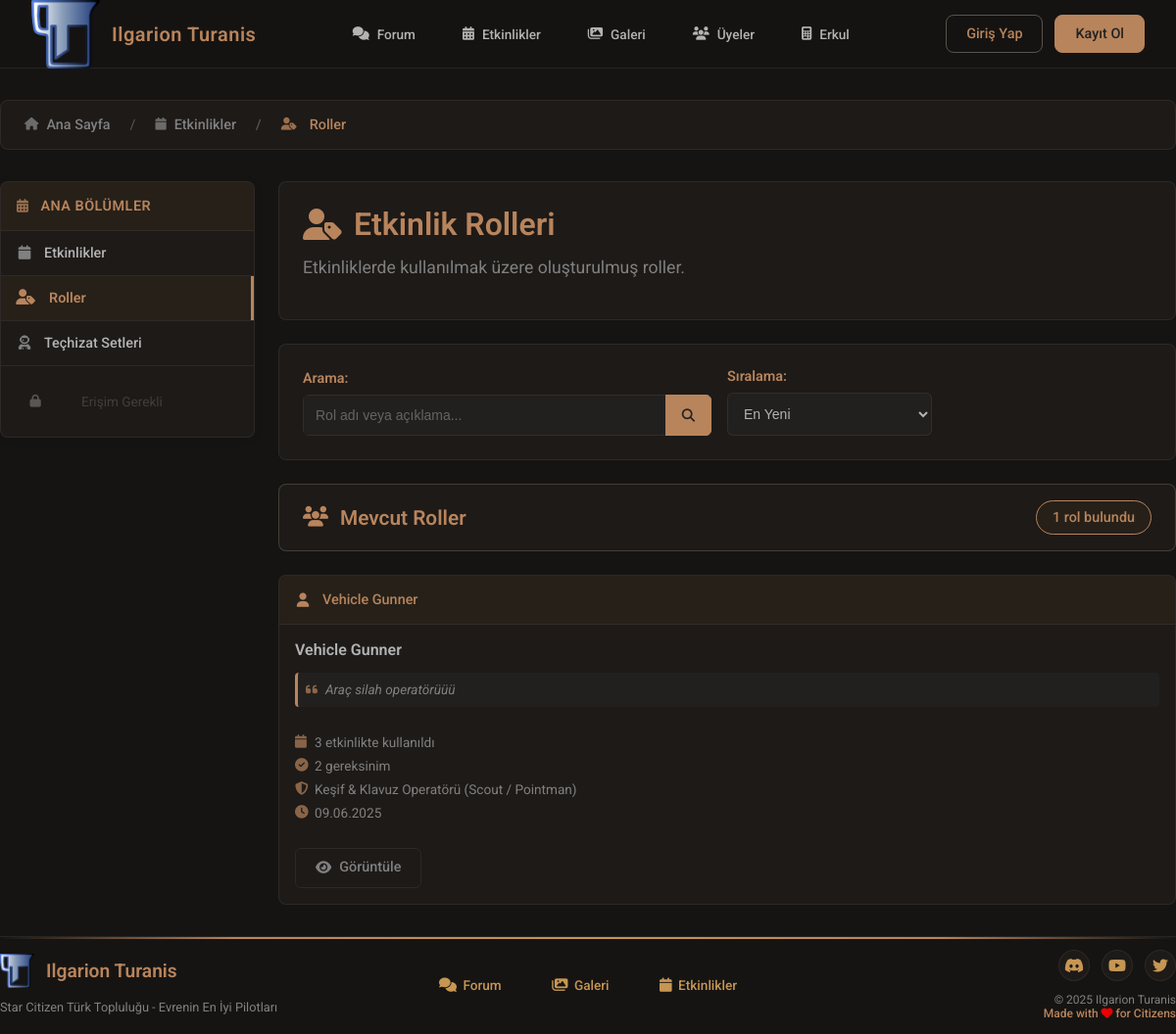
The page /events/roles/index.php on the database as committed earlier.
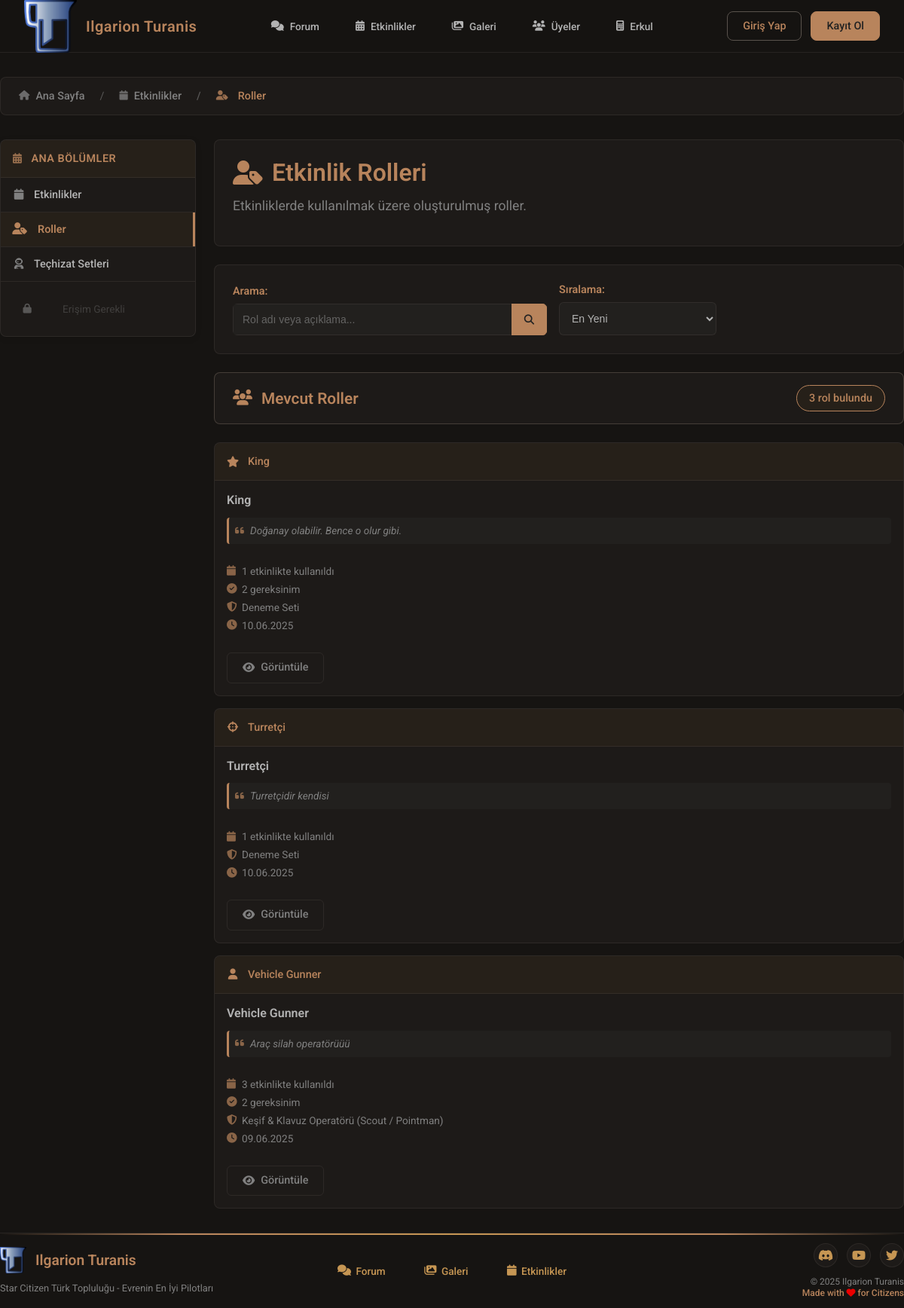
The same page on the database as committed later.
### tables this page shows
CREATE TABLE `event_roles` (
  `id` int(11) NOT NULL,
  `role_name` varchar(100) NOT NULL,
  `role_description` text DEFAULT NULL,
  `role_icon` varchar(50) DEFAULT NULL COMMENT 'Font Awesome icon class',
  `suggested_loadout_id` int(11) DEFAULT NULL COMMENT 'Önerilen loadout set ID',
  `created_at` timestamp NOT NULL DEFAULT current_timestamp()
);

CREATE TABLE `loadout_sets` (
  `id` int(11) NOT NULL,
  `user_id` int(11) NOT NULL COMMENT 'Seti oluşturan veya setin atandığı kullanıcı IDsi',
  `set_name` varchar(255) NOT NULL,
  `set_description` text DEFAULT NULL,
  `set_image_path` varchar(255) DEFAULT NULL COMMENT 'Kullanıcının yüklediği komple set görseli',
  `visibility` enum('public','members_only','faction_only','private') NOT NULL DEFAULT 'private' COMMENT 'Setin görünürlük seviyesi',
  `status` enum('draft','published','archived') NOT NULL DEFAULT 'draft' COMMENT 'Setin yayın durumu',
  `created_at` timestamp NOT NULL DEFAULT current_timestamp(),
  `updated_at` timestamp NULL DEFAULT NULL ON UPDATE current_timestamp()
);

### events/roles/index.php (the view, shortened to what the changed rows need)
<?php
require_once BASE_PATH . '/src/functions/sql_security_functions.php';
require_once '../includes/events_layout.php';
$is_logged_in = false;
if (isset($_SESSION['user_id'])) {
    check_user_session_validity();
    $current_user_id = $_SESSION['user_id'];
    $is_logged_in = true;
    $is_approved = is_user_approved();
} else {
    $is_approved = false;
}
$search = trim($_GET['search'] ?? '');
$sort = $_GET['sort'] ?? 'newest';
$page = max(1, (int)($_GET['page'] ?? 1));
$per_page = 12;
$offset = ($page - 1) * $per_page;
$can_create_role = $is_logged_in && $is_approved && has_permission($pdo, 'event_role.create');
try {
    $where_parts = [];
    $bind_params = [];
    $where_clause = !empty($where_parts) ? "WHERE " . implode(" AND ", $where_parts) : "";
    $order_clause = "ORDER BY er.created_at DESC";
    switch ($sort) {
        case 'newest':
        default:
            $order_clause = "ORDER BY er.created_at DESC";
            break;
    }
    $count_sql = "
        SELECT COUNT(DISTINCT er.id)
        FROM event_roles er
        $where_clause
    ";
    $count_stmt = $pdo->prepare($count_sql);
    $count_stmt->execute($bind_params);
    $total_count = $count_stmt->fetchColumn();
    $sql = "
        SELECT er.id, er.role_name, er.role_description, er.role_icon,
               er.suggested_loadout_id, er.created_at,
               (SELECT COUNT(*) FROM event_role_slots ers WHERE ers.role_id = er.id) as usage_count,
               (SELECT COUNT(*) FROM event_role_requirements err WHERE err.role_id = er.id) as requirements_count,
               ls.set_name as loadout_name
        FROM event_roles er
        LEFT JOIN loadout_sets ls ON er.suggested_loadout_id = ls.id
        $where_clause
        $order_clause
        LIMIT ? OFFSET ?
    ";
    $stmt = $pdo->prepare($sql);
    $all_params = array_merge($bind_params, [$per_page, $offset]);
    $stmt->execute($all_params);
    $roles = $stmt->fetchAll(PDO::FETCH_ASSOC);
} catch (PDOException $e) {
    error_log("Roles index error: " . $e->getMessage());
    $_SESSION['error_message'] = "Roller yüklenirken bir hata oluştu.";
    $roles = [];
    $total_count = 0;
    $total_pages = 0;
}
$page_title = "Etkinlik Rolleri - Ilgarion Turanis";
$breadcrumb_items = [
    ['text' => 'Ana Sayfa', 'url' => '/index.php', 'icon' => 'fas fa-home'],
    ['text' => 'Etkinlikler', 'url' => '/events/', 'icon' => 'fas fa-calendar'],
    ['text' => 'Roller', 'url' => '/events/roles/', 'icon' => 'fas fa-user-tag']
];
include BASE_PATH . '/src/includes/header.php';
include BASE_PATH . '/src/includes/navbar.php';
events_layout_start($breadcrumb_items, $page_title);
?>
<link rel="stylesheet" href="../css/events_sidebar.css">
<link rel="stylesheet" href="css/roles.css">
<div class="loadout-view-container">
    <div class="set-meta">
        <div class="set-header">
            <h1>
                <i class="fas fa-user-tag"></i>
                Etkinlik Rolleri
            </h1>
        </div>
    </div>
    <div class="loadout-items-section">
        <div class="items-header">
            <h2>
                <i class="fas fa-users"></i>
                Mevcut Roller
            </h2>
            <div class="items-count">
                <?= $total_count ?> rol bulundu
            </div>
        </div>
        <?php if (empty($roles)): ?>
            <div class="empty-items">
                <i class="fas fa-user-tag"></i>
                <h3>Rol Bulunamadı</h3>
                <p>
                    <?php if (!empty($search)): ?>
                        Arama kriterlerinize uygun rol bulunamadı. Filtreleri değiştirmeyi deneyin.
                    <?php else: ?>
                        Henüz hiç etkinlik rolü oluşturulmamış.
                    <?php endif; ?>
                </p>
                <?php if ($can_create_role): ?>
                    <a href="create.php" class="btn-action-primary">
                        <i class="fas fa-plus"></i>
                        İlk Rolü Oluştur
                    </a>
                <?php endif; ?>
            </div>
        <?php else: ?>
            <div class="items-grid">
                <?php foreach ($roles as $role): ?>
                    <div class="item-card" data-role-id="<?= $role['id'] ?>">
                        <div class="item-header">
                            <div class="item-slot">
                                <i class="<?= htmlspecialchars($role['role_icon'] ?? 'fas fa-user') ?>"></i>
                                <span><?= htmlspecialchars($role['role_name']) ?></span>
                            </div>
                        </div>
                        <div class="item-content">
                            <h3 class="item-name">
                                <a href="view.php?id=<?= $role['id'] ?>" style="color: var(--lighter-grey); text-decoration: none;">
                                    <?= htmlspecialchars($role['role_name']) ?>
                                </a>
                            </h3>
                            <p class="item-notes">
                                <i class="fas fa-quote-left"></i>
                                <?= htmlspecialchars(mb_substr($role['role_description'], 0, 150)) ?>
                            </p>
                            <div class="role-details">
                                <?php if ($role['usage_count'] > 0): ?>
                                    <div class="item-manufacturer">
                                        <i class="fas fa-calendar"></i>
                                        <span><?= $role['usage_count'] ?> etkinlikte kullanıldı</span>
                                    </div>
                                <?php endif; ?>
                                <?php if ($role['requirements_count'] > 0): ?>
                                    <div class="item-type">
                                        <i class="fas fa-check-circle"></i>
                                        <span><?= $role['requirements_count'] ?> gereksinim</span>
                                    </div>
                                <?php endif; ?>
                                <?php if (!empty($role['loadout_name'])): ?>
                                    <div class="item-manufacturer">
                                        <i class="fas fa-shield-alt"></i>
                                        <span><?= htmlspecialchars($role['loadout_name']) ?></span>
                                    </div>
                                <?php endif; ?>
                                <div class="item-type">
                                    <i class="fas fa-clock"></i>
                                    <span><?= date('d.m.Y', strtotime($role['created_at'])) ?></span>
                                </div>
                            </div>
                            <div class="set-actions" style="margin-top: 1rem;">
                                <a href="view.php?id=<?= $role['id'] ?>" class="btn-action-secondary">
                                    <i class="fas fa-eye"></i>
                                    Görüntüle
                                </a>
                            </div>
                        </div>
                    </div>
                <?php endforeach; ?>
            </div>
        <?php endif; ?>
    </div>
</div>
<?php
events_layout_end();
include BASE_PATH . '/src/includes/footer.php';
?>

### events/includes/events_layout.php (shortened to what the changed rows need)
<?php
function events_layout_start($breadcrumb_items = [], $page_title = 'Etkinlikler') {
    ?>
    <link rel="stylesheet" href="../css/events_sidebar.css">
    <div class="events-layout-container">
        <?php if (!empty($breadcrumb_items)): ?>
            <?= generate_events_breadcrumb($breadcrumb_items) ?>
        <?php endif; ?>
        <div class="events-layout-content">
            <main class="events-main-content">
    <?php
}
function events_layout_end() {
    ?>
            </main>
        </div>
    </div>
    <?php
}
function generate_events_breadcrumb($items) {
    $breadcrumb = '<nav class="events-breadcrumb-nav"><ol class="events-breadcrumb">';
    foreach ($items as $index => $item) {
        $isLast = ($index === count($items) - 1);
        $breadcrumb .= '<li class="breadcrumb-item' . ($isLast ? ' active' : '') . '">';
        if ($isLast || empty($item['url'])) {
            $breadcrumb .= '<i class="' . ($item['icon'] ?? 'fas fa-folder') . '"></i> ' . htmlspecialchars($item['text']);
        } else {
            $breadcrumb .= '<a href="' . htmlspecialchars($item['url']) . '">';
            $breadcrumb .= '<i class="' . ($item['icon'] ?? 'fas fa-folder') . '"></i> ' . htmlspecialchars($item['text']);
            $breadcrumb .= '</a>';
        }
        $breadcrumb .= '</li>';
    }
    $breadcrumb .= '</ol></nav>';
    return $breadcrumb;
}
?>

Rows that differ between the two databases and show on the page:
added event_roles: role_name "King", role_description "Doğanay olabilir. Bence o olur gibi.", usage_count "1", requirements_count "2", suggested_loadout.set_name "Deneme Seti", created_at "10.06.2025"
added event_roles: role_name "Turretçi", role_description "Turretçidir kendisi", usage_count "1", suggested_loadout.set_name "Deneme Seti", created_at "10.06.2025"
Other text that changed with them:
$total_count: "1" → "3"
